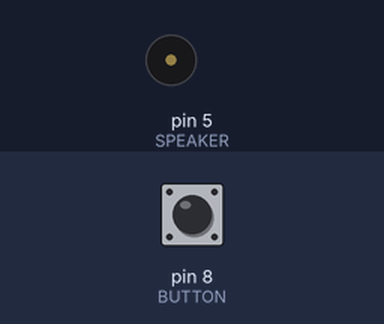
The sketch below on a simulated Arduino Uno, built with avr-gcc and run on an emulated ATmega328P. Shown: buzzer (waves = sounding). The test bench sets the inputs (shaded band); at power-on: pin 8 (BUTTON) LOW. EEPROM starts erased.

Above: at 1.2 s.
1.3 s: pin 8 (BUTTON) pulled HIGH for 1 s
At 1.48 s:
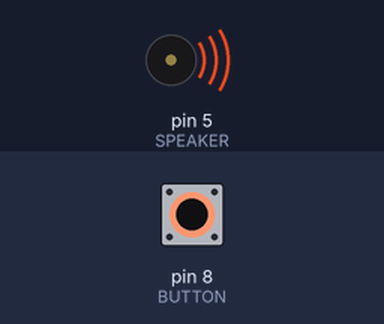
4.3 s: pin 8 (BUTTON) pulled HIGH for 3.2 s
At 8.0 s:
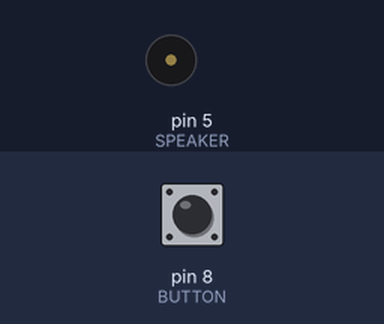
Timing chart, 0 to 9.5 s (numbered marks = the images above; inputs shaded):
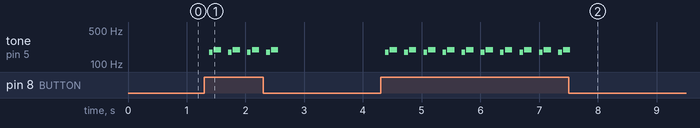

The sketch:

ArduinoPunCounter_PhicoLCD.ino
```cpp
/* PunCounter - a simple device to incenivize telling puns.
Displays a count on the screen. Every time the button is pressed, a sound plays and the count is updated.
Great if you're a real button-pusher!

Components:
Arcade button (with a 20k resistor to ground)
Small 8 ohm speaker
Arduino Uno
3D printed case
LCD: Phico Datavision LCD-display module model no: DV-16215-1-S2RB. Has two modules on one board.
 */

#include <DV16215.h>
#include "pitches.h"
#include <EEPROM.h>

// Create SoftwareSerial and myLCD with SoftwareSerial connection
SoftwareSerial connection(11, 10, true); // RX, TX, inverted logic
LCD_DV16215 myLCD(&connection);

//Speaker and button
const int SPEAKER = 5;
const int BUTTON = 8;
const int delaytime = 50;

//Sound effect
int melody[] = {NOTE_F3,NOTE_G3};
int noteDurations[] = {16,8};

//EEPROM variables
int EEPROMaddr = 0;
unsigned int alltimecount = 0;
unsigned int currentcount = 0;

void setup()
{
  Serial.begin(9600,SERIAL_8N1); // debugging if needed
  myLCD.clearAllDisplays();   // Clear everything just in case
  pinMode(BUTTON, INPUT);
  myLCD.clearDisplay();
  //uncomment this and run it once if you need to clear the memory address
  //EEPROM.get(EEPROMaddr, 0);
  EEPROM.get(EEPROMaddr, alltimecount);
  msgDisp1();
  msgDisp2();
}


void loop()
{
  if(digitalRead(BUTTON) == HIGH){
    currentcount++;
    alltimecount++;

    myLCD.clearDisplay();
    msgDisp1();
    delay(4);
    msgDisp2();
    delay(4);
    playMelody();
    EEPROM.put(EEPROMaddr, alltimecount);
  }
}

void msgDisp1()
{
  //myLCD.clearDisplay();
  myLCD.setDisplayTop(0,1);
  myLCD.write("Pun Count:");
  myLCD.setDisplayTop(0,2);
  char cstr[16];
  utoa(currentcount, cstr, 10);
  myLCD.write(cstr);
}

void msgDisp2()
{
  myLCD.setDisplayBottom(0,1);
  myLCD.write("All Time:");
  myLCD.setDisplayBottom(0,2);
  char cstr[16];
  utoa(alltimecount, cstr, 10);
  myLCD.write(cstr);
}

void playMelody(){
  for (int thisNote = 0; thisNote < 2; thisNote++) {
    // to calculate the note duration, take one second divided by the note type.
    //e.g. quarter note = 1000 / 4, eighth note = 1000/8, etc.
    int noteDuration = 1000 / noteDurations[thisNote];
    tone(SPEAKER, melody[thisNote], noteDuration);

    // to distinguish the notes, set a minimum time between them. the note's duration + 30% seems to work well:
    int pauseBetweenNotes = noteDuration * 1.30;
    delay(pauseBetweenNotes);
    // stop the tone playing:
    noTone(SPEAKER);
  }
}
```

pitches.h
```cpp
/*************************************************
 * Public Constants
 *************************************************/

#define NOTE_B0  31
#define NOTE_C1  33
#define NOTE_CS1 35
#define NOTE_D1  37
#define NOTE_DS1 39
#define NOTE_E1  41
#define NOTE_F1  44
#define NOTE_FS1 46
#define NOTE_G1  49
#define NOTE_GS1 52
#define NOTE_A1  55
#define NOTE_AS1 58
#define NOTE_B1  62
#define NOTE_C2  65
#define NOTE_CS2 69
#define NOTE_D2  73
#define NOTE_DS2 78
#define NOTE_E2  82
#define NOTE_F2  87
#define NOTE_FS2 93
#define NOTE_G2  98
#define NOTE_GS2 104
#define NOTE_A2  110
#define NOTE_AS2 117
#define NOTE_B2  123
#define NOTE_C3  131
#define NOTE_CS3 139
#define NOTE_D3  147
#define NOTE_DS3 156
#define NOTE_E3  165
#define NOTE_F3  175
#define NOTE_FS3 185
#define NOTE_G3  196
#define NOTE_GS3 208
#define NOTE_A3  220
#define NOTE_AS3 233
#define NOTE_B3  247
#define NOTE_C4  262
#define NOTE_CS4 277
#define NOTE_D4  294
#define NOTE_DS4 311
#define NOTE_E4  330
#define NOTE_F4  349
#define NOTE_FS4 370
#define NOTE_G4  392
#define NOTE_GS4 415
#define NOTE_A4  440
#define NOTE_AS4 466
#define NOTE_B4  494
#define NOTE_C5  523
#define NOTE_CS5 554
#define NOTE_D5  587
#define NOTE_DS5 622
#define NOTE_E5  659
#define NOTE_F5  698
#define NOTE_FS5 740
#define NOTE_G5  784
#define NOTE_GS5 831
#define NOTE_A5  880
#define NOTE_AS5 932
#define NOTE_B5  988
#define NOTE_C6  1047
#define NOTE_CS6 1109
#define NOTE_D6  1175
#define NOTE_DS6 1245
#define NOTE_E6  1319
#define NOTE_F6  1397
#define NOTE_FS6 1480
#define NOTE_G6  1568
#define NOTE_GS6 1661
#define NOTE_A6  1760
#define NOTE_AS6 1865
#define NOTE_B6  1976
#define NOTE_C7  2093
#define NOTE_CS7 2217
#define NOTE_D7  2349
#define NOTE_DS7 2489
#define NOTE_E7  2637
#define NOTE_F7  2794
#define NOTE_FS7 2960
#define NOTE_G7  3136
#define NOTE_GS7 3322
#define NOTE_A7  3520
#define NOTE_AS7 3729
#define NOTE_B7  3951
#define NOTE_C8  4186
#define NOTE_CS8 4435
#define NOTE_D8  4699
#define NOTE_DS8 4978
```

DV16215.h
```cpp
/*
  DV16215.h - Library for wrapper functions in order to
  control Phico Datavision LCD-display module
  model no: DV-16215-1-S2RB.
*/
#ifndef DV16215_h
#define DV16215_h

#include "Arduino.h"
#include <SoftwareSerial.h>

// Some defines to clarify the commands used
#define DISPLAY_TOP 17
#define DISPLAY_BOTTOM 21
#define DISPLAY_UPPER_ROW 128
#define DISPLAY_LOWER_ROW 192
#define DISPLAY_CMD_WRITE_D1 18
#define DISPLAY_CMD_WRITE_D2 22

class LCD_DV16215
{

  public:
    LCD_DV16215(SoftwareSerial *ss);
    void clearDisplay();
    void clearAllDisplays();
    void clearTopDisplay();
    void clearBottomDisplay();
    void setDisplayTop(uint8_t cursorPosition, uint8_t row);
    void setDisplayBottom(uint8_t cursorPosition, uint8_t row);
    void write(char str[]);

  private:
    SoftwareSerial *serial;
    int currentDisplay = DISPLAY_TOP; // default
    void begin(uint32_t baud);

};

#endif
```

Measured:
- after the input at 1.3 s, tone on pin 5 (SPEAKER): silent → 175 Hz after 0.08 s, then repeats every 0.33 s: silent 0.02 s, 196 Hz 0.13 s, silent 0.12 s, 175 Hz 0.06 s, until it stays silent from 2.6 s
- after the input at 4.3 s, tone on pin 5 (SPEAKER): silent → 175 Hz after 0.08 s, then repeats every 0.33 s: silent 0.02 s, 196 Hz 0.13 s, silent 0.12 s, 175 Hz 0.06 s, until it stays silent from 7.5 s
